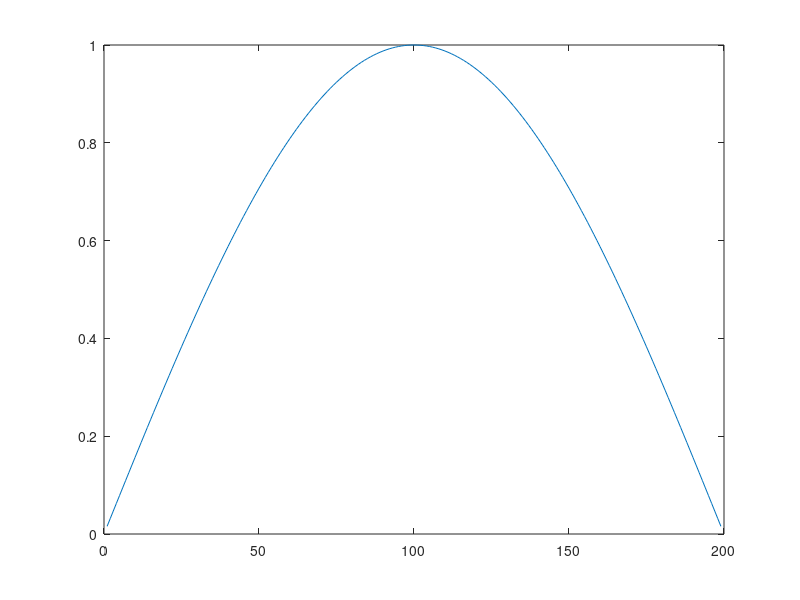

This chart was generated by the following MATLAB code: (Note: this script raises an error after producing the figure.)
function MsTransport_1D
% set up
Lx = 1;
Nx_H = 200; dx_H = 2*Lx/Nx_H; x0_H = -Lx:dx_H:Lx;
Nx_h = 5; dx_h = dx_H/Nx_h; x0_h = 0:dx_h:Lx;

sigma = @(x)cos(100*pi*x)+1.1;

% stiffness matrix construction
Sigma_mat = zeros(Nx_H+1,Nx_H+1);
Sigma_x_mat = zeros(Nx_H+1,Nx_H+1);
for km = 1:Nx_H
    segment = x0_H(km) + [0:dx_h:dx_H]; segment = segment(:);
    [Sigma_mat_temp,Sigma_x_mat_temp,~] = BasisConstruct(sigma,segment);
    Sigma_mat([km,km+1],[km,km+1]) = Sigma_mat([km,km+1],[km,km+1]) + Sigma_mat_temp;
    Sigma_x_mat([km,km+1],[km,km+1]) = Sigma_x_mat([km,km+1],[km,km+1]) + Sigma_x_mat_temp;
end

% evolution
t = 0; t_Final = 1; dt = dx_H/5; time_counter = 1;
rho_ini = cos(pi*x0_H(2:end-1)/2); rho_ini = rho_ini(:); plot(rho_ini);pause;
rho = zeros(Nx_H-1,t_Final/dt); rho(:,1) = rho_ini; rho_old = rho_ini;
Sigma_mat_s = Sigma_mat(2:end-1,2:end-1); Sigma_x_mat_s = Sigma_x_mat(2:end-1,2:end-1);
Sigma_inv = Sigma_mat_s - dt*Sigma_x_mat_s;
while t < t_Final
    rho_new = Sigma_inv\(Sigma_mat_s*rho_old);
%     plot(x0_H,[0;rho_new;0],'.-.',x0_H,sigma(x0_H));pause;
    rho(:,time_counter+1) = rho_new; rho_old = rho_new;
    t = t+dt; time_counter = time_counter+1;
end

save(['1D/rho_',num2str(Nx_H),'_',num2str(Nx_h),'.mat']);
end

function [Sigma_mat,Sigma_x_mat,Phi] = BasisConstruct(sigma,segment)
    Nx = length(segment); dx_h = segment(2)-segment(1);
    sigma_piece = sigma(segment); sigma_piece = sigma_piece(:);
    sigma_piece2 = sigma(segment(1:end-1)+dx_h/2); sigma_piece2 = sigma_piece2(:);
    sigg = [sigma_piece2(2:end),-sigma_piece2(1:end-1)-sigma_piece2(2:end),[0;sigma_piece2(2:end-1)]];
    StiffA = spdiags(sigg,[-1:1],Nx-2,Nx-2);
    Load = zeros(Nx-2,2); Load(1,1) = -sigma_piece2(1); Load(end,end) = -sigma_piece2(end);
    Phi = StiffA\Load; Phi = [1,0;Phi;0,1];

    Phi_end = Phi([1,end],:);
    Sigma_mat = Phi'*diag(sigma_piece)*Phi - Phi_end'*diag(sigma_piece(1,end))*Phi_end/2;
    Sigma_mat = dx_h*Sigma_mat;
    
    pxPhi = (Phi(2:end,:) - Phi(1:end-1,:))/dx_h;
    SigmaPhi = (sigma_piece*ones(1,2)).*Phi; pxSigmaPhi = (SigmaPhi(2:end,:) - SigmaPhi(1:end-1,:))/dx_h;
    Sigma_x_mat = -dx_h*pxSigmaPhi'*diag(sigma_piece2)*pxPhi/3;

end